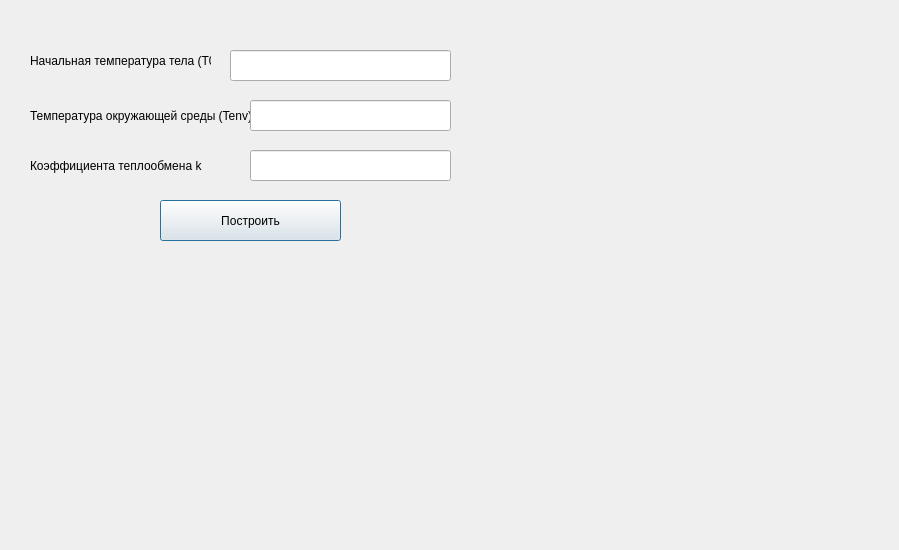
<?xml version="1.0" encoding="UTF-8"?>
<ui version="4.0">
 <class>Dialog</class>
 <widget class="QDialog" name="Dialog">
  <property name="geometry">
   <rect>
    <x>0</x>
    <y>0</y>
    <width>899</width>
    <height>550</height>
   </rect>
  </property>
  <property name="windowTitle">
   <string>Dialog</string>
  </property>
  <widget class="QLabel" name="label">
   <property name="geometry">
    <rect>
     <x>30</x>
     <y>30</y>
     <width>181</width>
     <height>61</height>
    </rect>
   </property>
   <property name="text">
    <string>Начальная температура тела (Т0)</string>
   </property>
  </widget>
  <widget class="QLabel" name="label_2">
   <property name="geometry">
    <rect>
     <x>30</x>
     <y>100</y>
     <width>231</width>
     <height>31</height>
    </rect>
   </property>
   <property name="text">
    <string>Температура окружающей среды (Tenv)</string>
   </property>
  </widget>
  <widget class="QLabel" name="label_3">
   <property name="geometry">
    <rect>
     <x>30</x>
     <y>150</y>
     <width>211</width>
     <height>31</height>
    </rect>
   </property>
   <property name="text">
    <string>Коэффициента теплообмена k</string>
   </property>
  </widget>
  <widget class="QLineEdit" name="lineEdit">
   <property name="geometry">
    <rect>
     <x>230</x>
     <y>50</y>
     <width>221</width>
     <height>31</height>
    </rect>
   </property>
  </widget>
  <widget class="QLineEdit" name="lineEdit_2">
   <property name="geometry">
    <rect>
     <x>250</x>
     <y>100</y>
     <width>201</width>
     <height>31</height>
    </rect>
   </property>
  </widget>
  <widget class="QLineEdit" name="lineEdit_3">
   <property name="geometry">
    <rect>
     <x>250</x>
     <y>150</y>
     <width>201</width>
     <height>31</height>
    </rect>
   </property>
  </widget>
  <widget class="QPushButton" name="pushButton">
   <property name="geometry">
    <rect>
     <x>160</x>
     <y>200</y>
     <width>181</width>
     <height>41</height>
    </rect>
   </property>
   <property name="text">
    <string>Построить</string>
   </property>
  </widget>
 </widget>
 <resources/>
 <connections/>
</ui>
